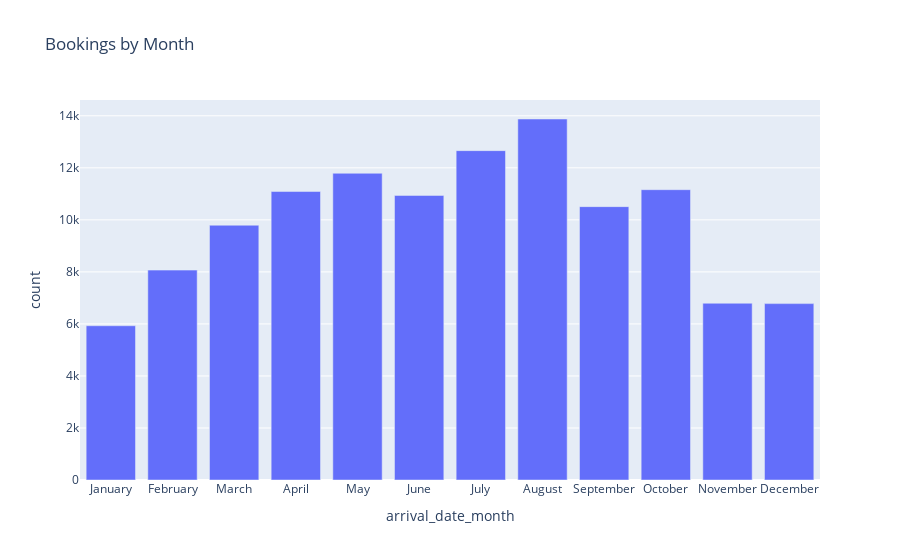

This figure's notebook cell:
### Markdown cell above
### Number of Bookings By Months

### Code cell
bookings_by_month = df.groupby('arrival_date_month', as_index=False)['hotel'].count().rename(columns={'hotel': 'count'})
display(bookings_by_month)

months = ['January', 'February', 'March', 'April', 'May', 'June', 'July', 'August', 'September', 'October', 'November', 'December']

fig = px.bar(bookings_by_month, x = 'arrival_date_month', y = 'count', title = 'Bookings by Month', category_orders = {'arrival_date_month': months})

fig.show()

### Figure 1 — Plotly figure (JSON) as saved in the notebook; plotly's stock layout.template omitted (floating-point values rounded to 4 significant figures)
{"data": [{"alignmentgroup": "True", "hovertemplate": "arrival_date_month=%{x}<br>count=%{y}<extra></extra>", "legendgroup": "", "marker": {"color": "#636efa", "pattern": {"shape": ""}}, "name": "", "offsetgroup": "", "orientation": "v", "showlegend": false, "textposition": "auto", "type": "bar", "x": ["April", "August", "December", "February", "January", "July", "June", "March", "May", "November", "October", "September"], "xaxis": "x", "y": [11089, 13877, 6780, 8068, 5929, 12661, 10939, 9794, 11791, 6794, 11160, 10508], "yaxis": "y"}], "layout": {"barmode": "relative", "legend": {"tracegroupgap": 0}, "title": {"text": "Bookings by Month"}, "xaxis": {"anchor": "y", "categoryarray": ["January", "February", "March", "April", "May", "June", "July", "August", "September", "October", "November", "December"], "categoryorder": "array", "domain": [0, 1], "title": {"text": "arrival_date_month"}}, "yaxis": {"anchor": "x", "domain": [0, 1], "title": {"text": "count"}}}}
